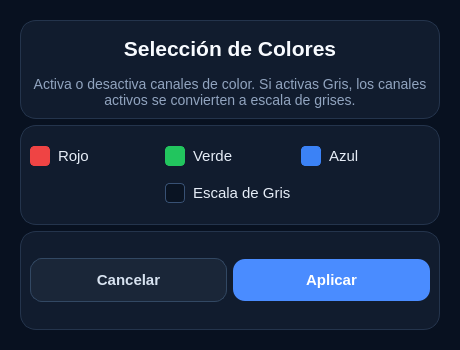
<?xml version="1.0" encoding="UTF-8"?>
<ui version="4.0">
 <class>DialogColores</class>
 <widget class="QDialog" name="DialogColores">
  <property name="geometry">
   <rect>
    <x>0</x>
    <y>0</y>
    <width>460</width>
    <height>350</height>
   </rect>
  </property>
  <property name="minimumSize">
   <size>
    <width>460</width>
    <height>350</height>
   </size>
  </property>
  <property name="windowTitle">
   <string>Selección de Colores</string>
  </property>
  <property name="accessibleName">
   <string>Selección de Colores</string>
  </property>
  <property name="styleSheet">
   <string notr="true">QDialog#DialogColores, QWidget {
    background-color: #081120;
    color: #e6edf7;
    font-family: &quot;Segoe UI&quot;;
    font-size: 11pt;
}

QWidget#dlgMainContainer {
    background-color: transparent;
}

QWidget#dlgTitleCard,
QFrame#dlgButtonsRow,
QFrame#dlgChecksRow {
    background-color: #111c2e;
    border: 1px solid #24344c;
    border-radius: 16px;
}

/* Título */
QLabel#lblDialogTitulo {
    color: #f8fbff;
    font-size: 16pt;
    font-weight: 700;
    background: transparent;
    border: none;
}

/* Descripción */
QLabel#lblDialogDescripcion {
    color: #91a4bf;
    font-size: 10.5pt;
    background: transparent;
    border: none;
}

/* Checkboxes */
QCheckBox {
    color: #e6edf7;
    spacing: 8px;
    background: transparent;
}

QCheckBox::indicator {
    width: 18px;
    height: 18px;
    border-radius: 4px;
    border: 1px solid #385174;
    background-color: #0a1423;
}

QCheckBox::indicator:hover {
    border: 1px solid #4a8cff;
}

QCheckBox::indicator:checked {
    background-color: #4a8cff;
    border: 1px solid #4a8cff;
}

/* Botones */
QPushButton {
    background-color: #4a8cff;
    color: white;
    border: none;
    border-radius: 12px;
    padding: 10px 16px;
    font-weight: 600;
    min-height: 22px;
}

QPushButton:hover {
    background-color: #3a7af0;
}

QPushButton:pressed {
    background-color: #2d67d0;
}

/* Botón cancelar diferente */
QPushButton#btnCancelarColor {
    background-color: #1a2638;
    border: 1px solid #324863;
    color: #d7e2f0;
}

QPushButton#btnCancelarColor:hover {
    background-color: #22324a;
}

/* Separadores visuales suaves */
QFrame {
    color: #24344c;
}</string>
  </property>
  <layout class="QVBoxLayout" name="verticalLayout">
   <item>
    <widget class="QWidget" name="dlgMainContainer" native="true">
     <layout class="QVBoxLayout" name="verticalLayout_2">
      <item>
       <widget class="QWidget" name="dlgTitleCard" native="true">
        <layout class="QVBoxLayout" name="verticalLayout_3">
         <item>
          <widget class="QLabel" name="lblDialogTitulo">
           <property name="font">
            <font>
             <family>Segoe UI</family>
             <pointsize>16</pointsize>
             <bold>true</bold>
            </font>
           </property>
           <property name="text">
            <string>Selección de Colores</string>
           </property>
           <property name="alignment">
            <set>Qt::AlignmentFlag::AlignCenter</set>
           </property>
          </widget>
         </item>
         <item>
          <widget class="QLabel" name="lblDialogDescripcion">
           <property name="text">
            <string>Activa o desactiva canales de color. Si activas Gris, los canales activos se convierten a escala de grises.</string>
           </property>
           <property name="alignment">
            <set>Qt::AlignmentFlag::AlignCenter</set>
           </property>
           <property name="wordWrap">
            <bool>true</bool>
           </property>
          </widget>
         </item>
        </layout>
       </widget>
      </item>
      <item>
       <widget class="QFrame" name="dlgChecksRow">
        <property name="frameShape">
         <enum>QFrame::Shape::StyledPanel</enum>
        </property>
        <property name="frameShadow">
         <enum>QFrame::Shadow::Raised</enum>
        </property>
        <layout class="QGridLayout" name="gridLayout">
         <item row="0" column="3">
          <widget class="QCheckBox" name="chkAzul">
           <property name="styleSheet">
            <string notr="true">QCheckBox {
    color: #e6edf7;
    spacing: 8px;
    background: transparent;
}

QCheckBox::indicator {
    width: 18px;
    height: 18px;
    border-radius: 4px;
    border: 1px solid #385174;
    background-color: #0a1423;
}

QCheckBox::indicator:hover {
    border: 1px solid #60a5fa;
}

QCheckBox::indicator:checked {
    background-color: #3b82f6;
    border: 1px solid #3b82f6;
}</string>
           </property>
           <property name="text">
            <string>Azul</string>
           </property>
           <property name="checked">
            <bool>true</bool>
           </property>
          </widget>
         </item>
         <item row="0" column="1">
          <widget class="QCheckBox" name="chkVerde">
           <property name="styleSheet">
            <string notr="true">QCheckBox {
    color: #e6edf7;
    spacing: 8px;
    background: transparent;
}

QCheckBox::indicator {
    width: 18px;
    height: 18px;
    border-radius: 4px;
    border: 1px solid #385174;
    background-color: #0a1423;
}

QCheckBox::indicator:hover {
    border: 1px solid #4ade80;
}

QCheckBox::indicator:checked {
    background-color: #22c55e;
    border: 1px solid #22c55e;
}</string>
           </property>
           <property name="text">
            <string>Verde</string>
           </property>
           <property name="checked">
            <bool>true</bool>
           </property>
          </widget>
         </item>
         <item row="0" column="0">
          <widget class="QCheckBox" name="chkRojo">
           <property name="font">
            <font>
             <family>Segoe UI</family>
             <pointsize>11</pointsize>
             <italic>false</italic>
            </font>
           </property>
           <property name="styleSheet">
            <string notr="true">QCheckBox {
    color: #e6edf7;
    spacing: 8px;
    background: transparent;
}

QCheckBox::indicator {
    width: 18px;
    height: 18px;
    border-radius: 4px;
    border: 1px solid #385174;
    background-color: #0a1423;
}

QCheckBox::indicator:hover {
    border: 1px solid #ff6b6b;
}

QCheckBox::indicator:checked {
    background-color: #ef4444;
    border: 1px solid #ef4444;
}</string>
           </property>
           <property name="text">
            <string>Rojo</string>
           </property>
           <property name="checked">
            <bool>true</bool>
           </property>
          </widget>
         </item>
         <item row="1" column="1">
          <widget class="QCheckBox" name="chkGris">
           <property name="styleSheet">
            <string notr="true">QCheckBox {
    color: #e6edf7;
    spacing: 8px;
    background: transparent;
}

QCheckBox::indicator {
    width: 18px;
    height: 18px;
    border-radius: 4px;
    border: 1px solid #385174;
    background-color: #0a1423;
}

QCheckBox::indicator:hover {
    border: 1px solid #a3a3a3;
}

QCheckBox::indicator:checked {
    background-color: #9ca3af;
    border: 1px solid #9ca3af;
}</string>
           </property>
           <property name="text">
            <string>Escala de Gris</string>
           </property>
          </widget>
         </item>
        </layout>
       </widget>
      </item>
      <item>
       <widget class="QFrame" name="dlgButtonsRow">
        <property name="accessibleName">
         <string>Selección de Colores</string>
        </property>
        <property name="frameShape">
         <enum>QFrame::Shape::StyledPanel</enum>
        </property>
        <property name="frameShadow">
         <enum>QFrame::Shadow::Raised</enum>
        </property>
        <layout class="QHBoxLayout" name="horizontalLayout">
         <item>
          <widget class="QPushButton" name="btnCancelarColor">
           <property name="text">
            <string>Cancelar</string>
           </property>
          </widget>
         </item>
         <item>
          <widget class="QPushButton" name="btnAplicarColor">
           <property name="text">
            <string>Aplicar</string>
           </property>
          </widget>
         </item>
        </layout>
       </widget>
      </item>
     </layout>
    </widget>
   </item>
  </layout>
 </widget>
 <resources/>
 <connections/>
</ui>
